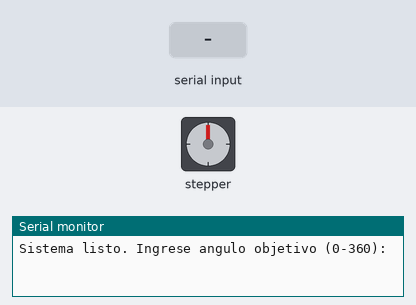
This sketch was run on a simulated Arduino Mega 2560, built with avr-gcc and run on an emulated ATmega2560. On the bench: stepper motor, the last lines printed to the serial monitor. Wiring (inferred from the names in the program): stepper motor driver (200 steps per turn assumed): step pin 28; direction pin 26. The test bench sets the inputs (shaded band).

Above: at 1.2 s.
1.3 s: "90,45\n" received over the second serial link
At 2.5 s:
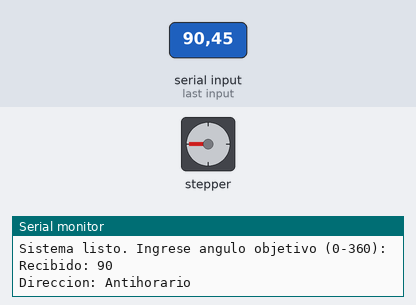
3.1 s: "30,150\n" received over the second serial link
At 3.7 s:
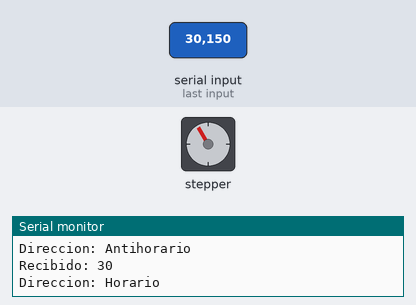
4.8 s: "200\n" received over the second serial link
At 6.1 s:
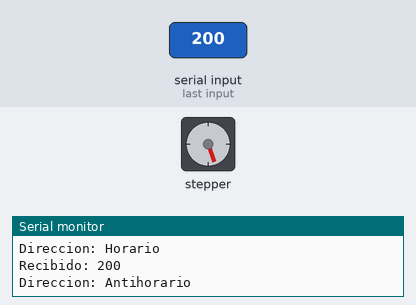
7.0 s: "5\n" received over the second serial link
At 7.15 s:
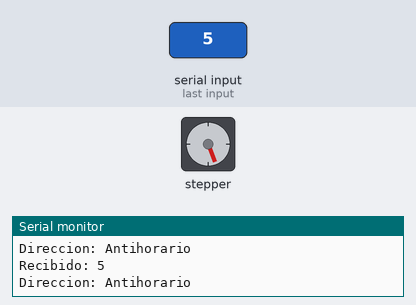
9.2 s: "200\n" received over the second serial link
At 9.35 s:
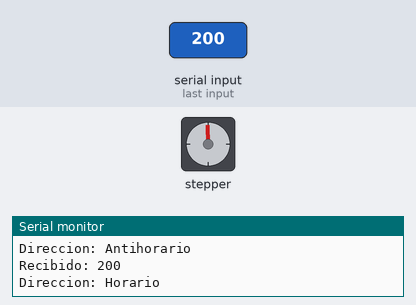
11.4 s: "90\n" received over the second serial link
At 11.79 s:
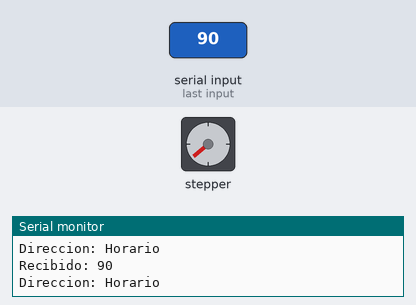
Timing chart, 0 to 14.3 s (numbered marks = the images above; inputs shaded):
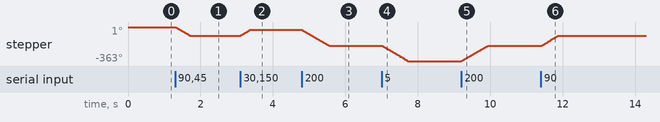

The sketch:

arduino.ino
```cpp
const int DIR = 26;
const int STEP = 28;
int anguloActual = 0;
int anguloObjetivo = 0;

void setup() {
  // Configurar pines como salida
  pinMode(DIR, OUTPUT);
  pinMode(STEP, OUTPUT);
  Serial.begin(115200);
  Serial1.begin(9600);      // Comunicación con el módulo HC-05
  Serial.println("Sistema listo. Ingrese angulo objetivo (0-360):");
}

void loop() {
  // Leer ángulo objetivo desde el puerto serial
  if (Serial1.available()) {           // Si hay datos en el buffer de Serial2
    String mensaje = Serial1.readStringUntil('\n'); // Lee hasta salto de línea
    int anguloObjetivo = mensaje.toInt();
    Serial.print("Recibido: ");
    Serial.println(anguloObjetivo);          // Muestra en el monitor serial


    // Calcular diferencia angular
    float delta = fmod((anguloObjetivo - anguloActual + 360.0), 360.0);

    // Determinar dirección óptima
    if (delta > 180.0) {
      delta = 360.0 - delta;
      digitalWrite(DIR, HIGH); // Sentido horario
      Serial.println("Direccion: Horario");
    } else {
      digitalWrite(DIR, LOW); // Sentido antihorario
      Serial.println("Direccion: Antihorario");
    };

    // Convertir grados a pasos (asumiendo 1.8°/paso, 200 pasos/rev)
    int pasosNecesarios = delta / 1.8;

    // Generar los pulsos
    for(int i = 0; i < pasosNecesarios; i++) {
      digitalWrite(STEP, HIGH);
      delay(4); // Medio paso en microsegundos
      digitalWrite(STEP, LOW);
      delay(4);
    }

    // Actualizar posición actual
    anguloActual = anguloObjetivo;
  }
}
```

Measured:
- after the input at 1.3 s, stepper: turns 90° counter-clockwise in 0.39 s, starting at once
- after the input at 3.1 s, stepper: turns 60° clockwise in 0.26 s, starting at once
- after the input at 4.8 s, stepper: turns 169° counter-clockwise in 0.75 s, starting at once
- after the input at 7.0 s, stepper: turns 164° counter-clockwise in 0.72 s, starting at once
- after the input at 9.2 s, stepper: turns 164° clockwise in 0.72 s, starting at once
- after the input at 11.4 s, stepper: turns 109° clockwise in 0.48 s, starting at once
